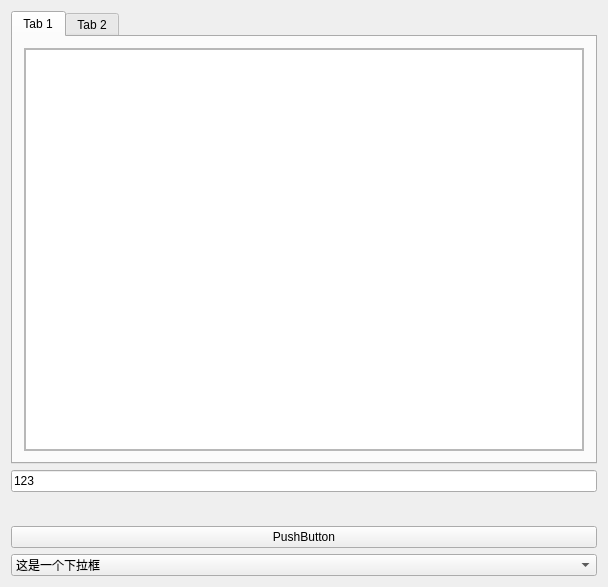
<?xml version="1.0" encoding="UTF-8"?>
<ui version="4.0">
 <class>QtComposeResultCalculatorClass</class>
 <widget class="QWidget" name="QtComposeResultCalculatorClass">
  <property name="geometry">
   <rect>
    <x>0</x>
    <y>0</y>
    <width>608</width>
    <height>587</height>
   </rect>
  </property>
  <property name="windowTitle">
   <string>QtComposeResultCalculator</string>
  </property>
  <layout class="QGridLayout" name="gridLayout">
   <item row="3" column="0">
    <widget class="QPushButton" name="pushButton">
     <property name="statusTip">
      <string/>
     </property>
     <property name="whatsThis">
      <string/>
     </property>
     <property name="text">
      <string>PushButton</string>
     </property>
    </widget>
   </item>
   <item row="2" column="0">
    <widget class="QWidget" name="widget" native="true">
     <layout class="QGridLayout" name="gridLayout_4"/>
    </widget>
   </item>
   <item row="4" column="0">
    <widget class="QComboBox" name="comboBox">
     <item>
      <property name="text">
       <string>这是一个下拉框</string>
      </property>
     </item>
    </widget>
   </item>
   <item row="0" column="0">
    <widget class="QTabWidget" name="tabWidget">
     <property name="currentIndex">
      <number>0</number>
     </property>
     <widget class="QWidget" name="tab">
      <attribute name="title">
       <string>Tab 1</string>
      </attribute>
      <layout class="QGridLayout" name="gridLayout_2">
       <item row="0" column="0">
        <widget class="QScrollArea" name="scrollArea">
         <property name="lineWidth">
          <number>0</number>
         </property>
         <property name="widgetResizable">
          <bool>true</bool>
         </property>
         <widget class="QWidget" name="scrollAreaWidgetContents">
          <property name="geometry">
           <rect>
            <x>0</x>
            <y>0</y>
            <width>564</width>
            <height>414</height>
           </rect>
          </property>
          <layout class="QGridLayout" name="gridLayout_3">
           <property name="leftMargin">
            <number>0</number>
           </property>
           <property name="topMargin">
            <number>0</number>
           </property>
           <property name="rightMargin">
            <number>0</number>
           </property>
           <property name="bottomMargin">
            <number>0</number>
           </property>
           <item row="0" column="0">
            <widget class="QTableWidget" name="tableWidget">
             <property name="lineWidth">
              <number>0</number>
             </property>
             <attribute name="horizontalHeaderVisible">
              <bool>false</bool>
             </attribute>
            </widget>
           </item>
          </layout>
         </widget>
        </widget>
       </item>
      </layout>
     </widget>
     <widget class="QWidget" name="tab_2">
      <attribute name="title">
       <string>Tab 2</string>
      </attribute>
      <layout class="QVBoxLayout" name="verticalLayout">
       <item>
        <widget class="QListWidget" name="listWidget"/>
       </item>
       <item>
        <layout class="QHBoxLayout" name="horizontalLayout">
         <item>
          <widget class="QLineEdit" name="lineEdit"/>
         </item>
         <item>
          <widget class="QPushButton" name="pushButton_2">
           <property name="text">
            <string>添加产品名称</string>
           </property>
          </widget>
         </item>
        </layout>
       </item>
      </layout>
     </widget>
    </widget>
   </item>
   <item row="1" column="0">
    <widget class="QLineEdit" name="lineEdit_2">
     <property name="text">
      <string>123</string>
     </property>
    </widget>
   </item>
  </layout>
 </widget>
 <layoutdefault spacing="6" margin="11"/>
 <resources>
  <include location="QtComposeResultCalculator.qrc"/>
 </resources>
 <connections/>
</ui>
